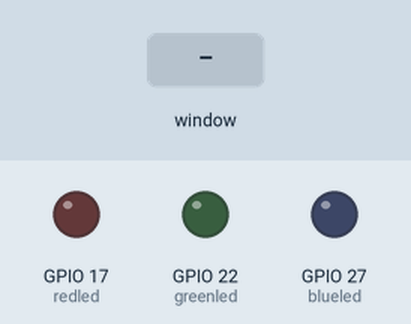
Simulated run of this program. Board: Raspberry Pi (BCM pin numbers). Parts: output pins drawn as LEDs (lit = HIGH). The inputs (shaded band) are chosen by the test bench. The desktop window is not drawn, its controls go by their first labels and the mouse button is held 0.15 s. At 8.8 s the program stops and its outputs stay as they are.

Above: at 1.2 s.
1.3 s: control labelled "Turn Red LED on" in the window clicked
At 1.6 s:
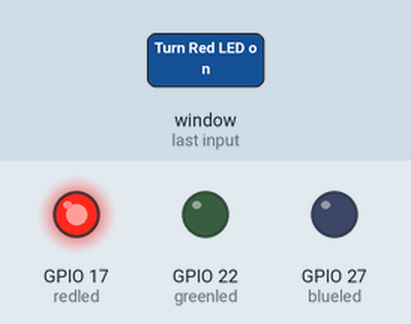
2.8 s: control labelled "Turn Blue LED on" in the window clicked
At 3.9 s:
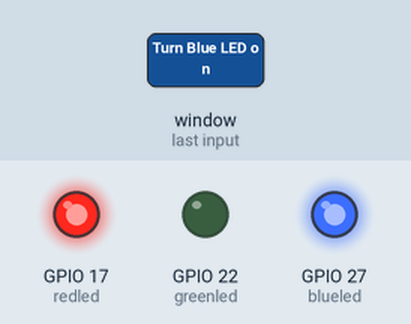
4.3 s: control labelled "Turn Green LED on" in the window clicked
At 5.0 s:
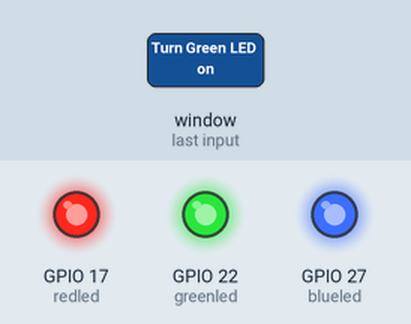
5.8 s: control labelled "Turn Red LED on" in the window clicked
At 6.2 s:
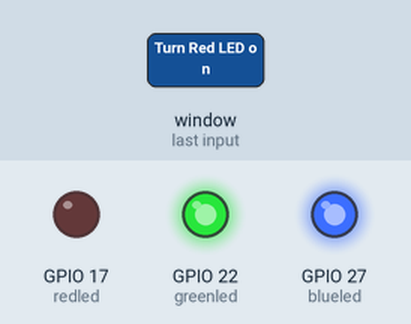
7.3 s: control labelled "Turn Blue LED on" in the window clicked
At 8.5 s:
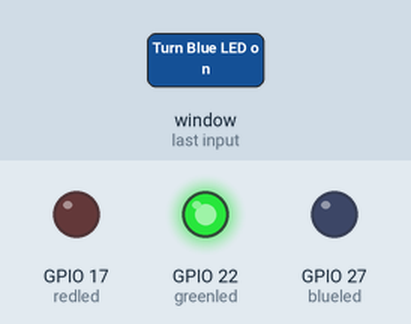
8.8 s: control labelled "EXIT" in the window clicked
At 9.7 s:
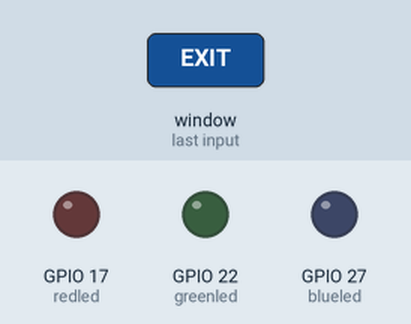
Timing chart, 0 to 10.3 s (numbered marks = the images above; inputs shaded):
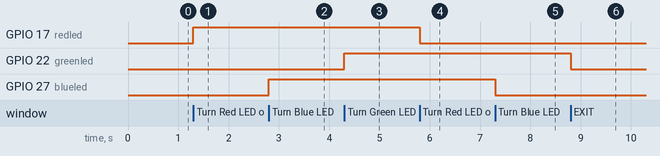

The program:

rpigui3led.py
```python
from tkinter import *
import tkinter.font
from gpiozero import LED
import RPi.GPIO
RPi.GPIO.setmode(RPi.GPIO.BCM)

redled = LED(17)
blueled = LED(27)
greenled = LED(22)

win = Tk()
win.title("LED Toggler")
myFont = tkinter.font.Font(family = 'Helvetica', size = 12, weight = "bold")

## Event Process ##
def redLedToggle():
    if redled.is_lit:
        redled.off()
        redButton["text"] = "Turn Red LED on"
    else:
        redled.on()
        redButton["text"] = "Turn Red LED off"

def blueLedToggle():
    if blueled.is_lit:
        blueled.off()
        blueButton["text"] = "Turn Blue LED on"
    else:
        blueled.on()
        blueButton["text"] = "Turn Blue LED off"

def greenLedToggle():
    if greenled.is_lit:
        greenled.off()
        greenButton["text"] = "Turn Green LED on"
    else:
        greenled.on()
        greenButton["text"] = "Turn Green LED off"

def close():
    RPi.GPIO.cleanup()
    win.destroy()

## Buttons ##
redButton = Button(win, text = 'Turn Red LED on', font = myFont, command = redLedToggle, bg = 'bisque2', height = 1, width = 24)
redButton.grid(row=0,column=1)
blueButton = Button(win, text = 'Turn Blue LED on', font = myFont, command = blueLedToggle, bg = 'bisque2', height = 1, width = 24)
blueButton.grid(row=1,column=1)
greenButton = Button(win, text = 'Turn Green LED on', font = myFont, command = greenLedToggle, bg = 'bisque2', height = 1, width = 24)
greenButton.grid(row=2,column=1)

exitButton = Button(win, text = 'EXIT', font = myFont, command = close, bg = 'red', height = 1, width = 12)
exitButton.grid(row=4,column=1)

win.protocol("WM_DELETE_WINDOW", close) #clean Exit

win.mainloop() #Looper
```

Measured:
- after the input at 1.3 s, GPIO 17 (redled): LOW → HIGH at once
- after the input at 2.8 s, GPIO 27 (blueled): LOW → HIGH at once
- after the input at 4.3 s, GPIO 22 (greenled): LOW → HIGH at once
- after the input at 5.8 s, GPIO 17 (redled): HIGH → LOW at once
- after the input at 7.3 s, GPIO 27 (blueled): HIGH → LOW at once
- after the input at 8.8 s, GPIO 22 (greenled): HIGH → LOW at once
